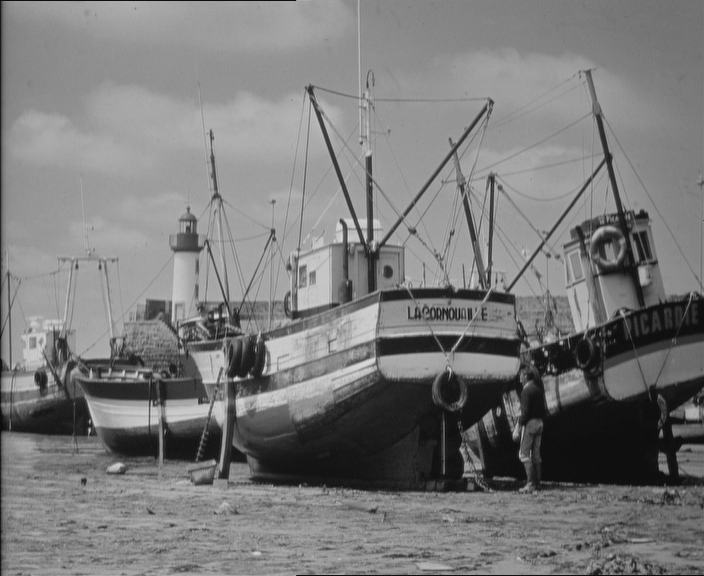
%> input picture demo/06-image-restoration-and-reconstruction/boats.pgm, 704 x 576 px
$ octave imTransformCodingUsingScales.m   (GNU Octave 9; MATLAB toolbox functions it lacks are replaced by stand-ins)
%> lines starting %> are read from the running program, lines starting %| are printed output that depends on the picture
%Transfom coding using scales
%HKa Feb. 2015
%See GW3e sec. 8.2.8 for further info.

clear, close all;

%Load image
I=imread('boats.pgm');
%> I is the input picture: size 576x704 uint8; min 3, max 220, mean 122.4
dI=double(I);

%Define scales, se GW fig. 8.30
scales=[16 11 10 16  24  40  51  61;
        12 12 14 19  26  58  60  55;
        14 13 16 24  40  57  69  56;
        14 17 22 29  51  87  80  62;
        18 22 37 56  68 109 103  77;
        24 35 55 64  81 104 113  92;
        49 64 78 87 103 121 120 101;
        72 92 95 98 112 100 103  99]
scales=scales*4;%used different scales => differnet comparion rat

%Forward transform by processing all blocks
[M,N]=size(dI);
%> M = 576; N = 704
M0=8;N0=8;%subimage size. Note M0 must divide M, and N0 must divide N
for r0=0:(M/M0)-1
    for s0=0:(N/N0)-1
         Block=dct2(dI((r0*M0+1:(r0+1)*M0),(s0*N0+1:(s0+1)*N0))-128);%DCT-transform
         sBlock=Block./scales;
         dF((r0*M0+1:(r0+1)*M0),(s0*N0+1:(s0+1)*N0))=sBlock;
    end;
end;
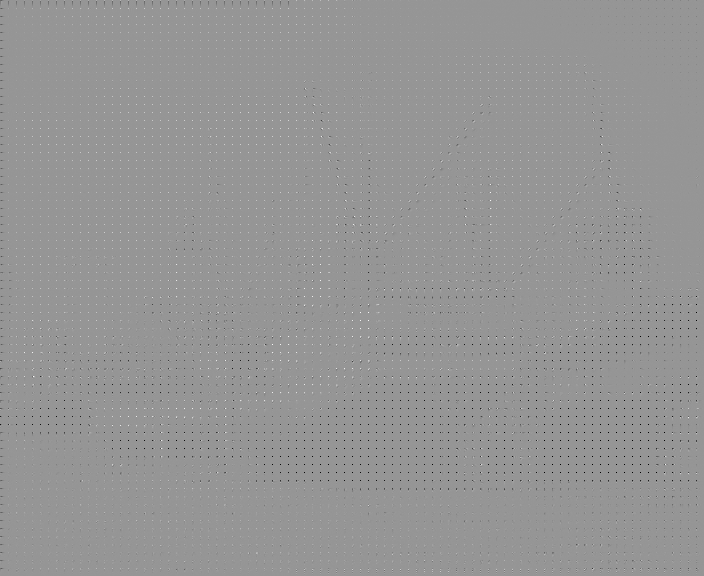
%> dF: size 576x704 double; min -14.16, max 9.92, mean -0.0131; drawn with min black and max white

%Rounding as in GW. pp. 578-579
qF=round(dF);


%Inverse transfom by processing all blocks
for r0=0:(M/M0)-1
    for s0=0:(N/N0)-1
        qI((r0*M0+1:(r0+1)*M0),(s0*N0+1:(s0+1)*N0))=...
            idct2(qF((r0*M0+1:(r0+1)*M0),(s0*N0+1:(s0+1)*N0)).*scales)+128;
    end;
end;


figure(1), imshow(dI/255);title('Original')

figure(2), imshow(qI/255);title('Approximation')

dE=abs(qI-dI);
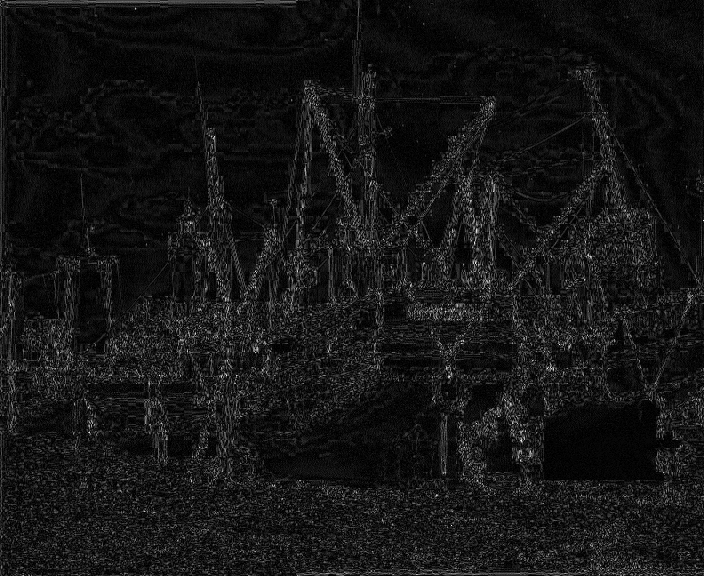
%> dE: size 576x704 double; min 0, max 61.37, mean 5.2; drawn with min black and max white
figure(3), imshow(dE/max(dE(:)));title('Errors (normalized)')

figure(4), hist(dF(:),100);title('Distribution in DCT image before rounding(after scaling)')
%> after `title('Distribution in DCT image before rounding(after scaling)')`:
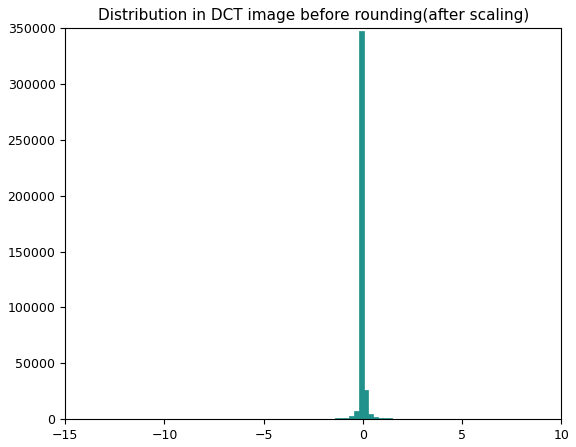
%> figure redrawn from the program's plot data; tallest bar 346974 high, from x = -0.196 to 0.0446
length(find(dF(:)==0))/(N*M)
%> ans = 0.000481

figure(5), hist(qF(:),100);title('Distribution in DCT image after rounding and scaling')
%> after `title('Distribution in DCT image after rounding and scaling')`:
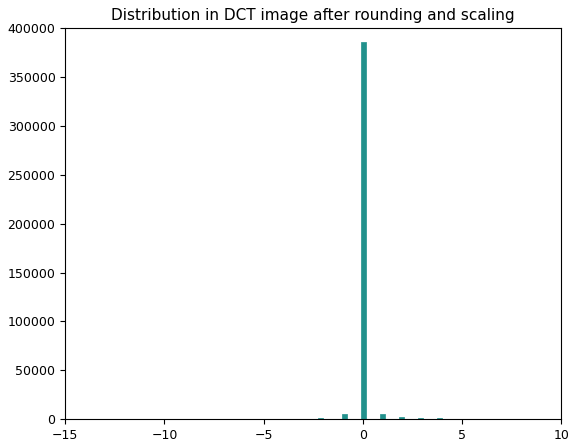
%> figure redrawn from the program's plot data; tallest bar 386110 high, from x = -0.08 to 0.16
length(find(qF(:)==0))/(N*M)
%> ans = 0.952

dctcoef=dF(1:M0:M,3:N0:N);%Use GW. fig. 829 to map coefficent number to (row, column)
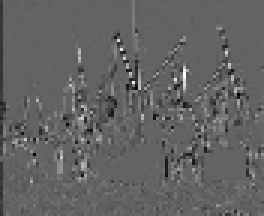
%> dctcoef: size 72x88 double (shown 3 times larger); min -5.77, max 9.04, mean -0.011; drawn with min black and max white
figure(6), hist(dctcoef(:),100);title('Distribution of DCT coefficents')
%> after `title('Distribution of DCT coefficents')`:
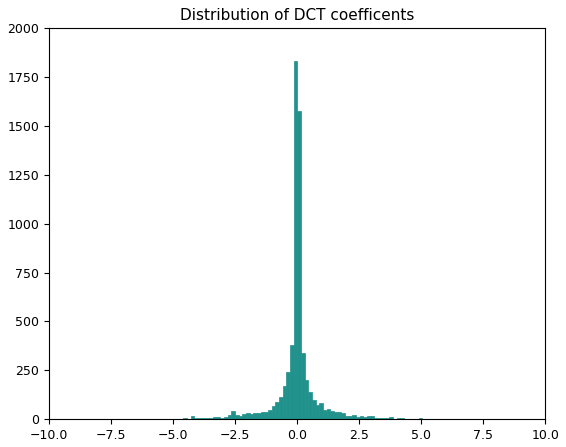
%> figure redrawn from the program's plot data; tallest bar 1832 high, from x = -0.142 to 0.00586

BW=qF;
k=find(qF(:)~=0);
%> k = 19394 values from 1 to 403601
BW(k)=1;
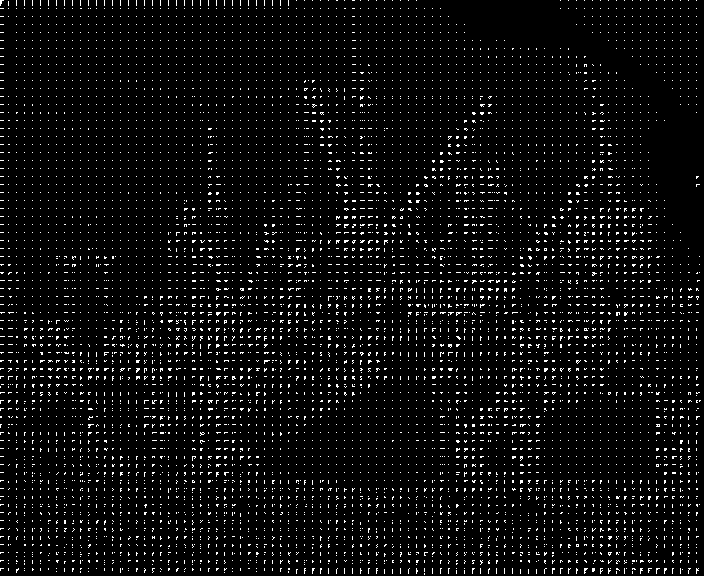
%> BW: size 576x704 double; values 0 (black) and 1 (white), 4.8% white in thin lines or dots
figure(7), imshow(BW);title('White == DCT coefficent ~=0, Black == DCT coefficent  == 0')
